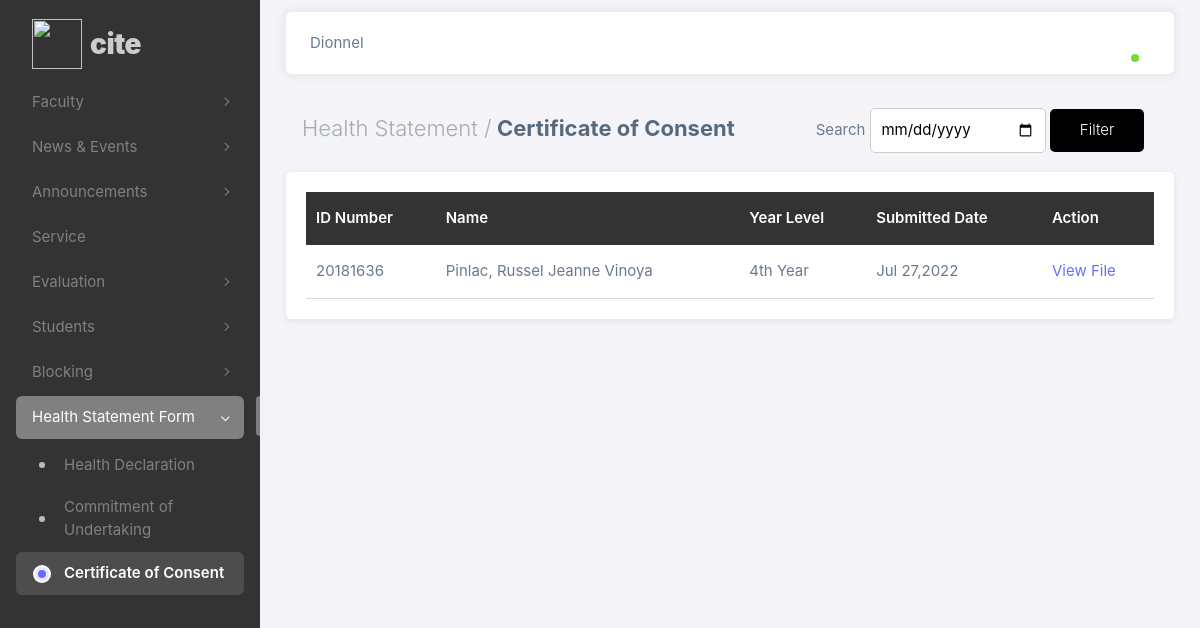
The page /admin/php/certificate_consent.php (signed in) on the database its author committed.
### tables this page shows
CREATE TABLE `commitment_undertaking_tbl` (
  `id` int(11) NOT NULL,
  `student_id` int(11) NOT NULL,
  `signature` varchar(255) NOT NULL,
  `submit_date` date NOT NULL
);

CREATE TABLE `student_pri_info_tbl` (
  `student_id` int(11) NOT NULL,
  `id_number` varchar(20) NOT NULL,
  `yr_lvl` varchar(255) NOT NULL,
  `fname` varchar(255) NOT NULL,
  `mname` varchar(255) NOT NULL,
  `lname` varchar(255) NOT NULL,
  `sname` varchar(255) NOT NULL,
  `province` varchar(255) NOT NULL,
  `city` varchar(255) NOT NULL,
  `barangay` varchar(255) NOT NULL,
  `house_num` varchar(255) NOT NULL,
  `zip_code` varchar(255) NOT NULL,
  `eval_status` varchar(30) NOT NULL,
  `status` varchar(30) NOT NULL,
  `password` varchar(255) NOT NULL
);

### admin/php/certificate_consent.php (the view, shortened to what this page needs)
<?php
if (isset($_SESSION['id']) && isset($_SESSION['username']) && isset($_SESSION['fname'])) {
  $current_time = date("Y-m-d");
?>
<!DOCTYPE html>
<html
  lang="en"
  class="light-style layout-menu-fixed"
  dir="ltr"
  data-theme="theme-default"
  data-assets-path="../assets/"
  data-template="vertical-menu-template-free"
>
  <head>
    <link rel="stylesheet" href="../assets/vendor/fonts/boxicons.css" />
    <link rel="stylesheet" href="../assets/vendor/css/core.css" class="template-customizer-core-css" />
    <link rel="stylesheet" href="../assets/vendor/css/theme-default.css" class="template-customizer-theme-css" />
    <link rel="stylesheet" href="../assets/css/demo.css" />
    <link rel="stylesheet" href="../assets/vendor/libs/perfect-scrollbar/perfect-scrollbar.css" />
    <link rel="stylesheet" href="../assets/vendor/libs/apex-charts/apex-charts.css" />
    <link rel="stylesheet" href="css/cite_theme.css" />
  </head>
  <body>
    <div class="layout-wrapper layout-content-navbar">
      <div class="layout-container">
        <aside id="layout-menu" class="layout-menu menu-vertical menu bg-menu-theme">
          <div class="app-brand demo">
            <a href="faculty.php" class="app-brand-link">
              <span class="app-brand-logo demo">
                <img src="assets/logo.png" style="height: 50px; width: 50px">
              </span>
              <span class="app-brand-text demo menu-text fw-bolder ms-2">CITE</span>
            </a>
          </div>
          <ul class="menu-inner py-1">
            <li class="menu-item">
              <a href="javascript:void(0);" class="menu-link menu-toggle">
                <div data-i18n="Layouts">Faculty</div>
              </a>
            </li>
            <li class="menu-item">
              <a href="javascript:void(0);" class="menu-link menu-toggle">
                <div data-i18n="Layouts">News & Events</div>
              </a>
            </li>
            <li class="menu-item">
              <a href="javascript:void(0);" class="menu-link menu-toggle">
                <div data-i18n="Layouts">Announcements</div>
              </a>
            </li>
            <li class="menu-item">
              <a href="index.html" class="menu-link">
                <div data-i18n="Analytics">Service</div>
              </a>
            </li>
            <li class="menu-item">
              <a href="javascript:void(0);" class="menu-link menu-toggle">
                <div data-i18n="Layouts">Evaluation</div>
              </a>
            </li>
            <li class="menu-item">
              <a href="javascript:void(0);" class="menu-link menu-toggle">
                <div data-i18n="Layouts">Students</div>
              </a>
            </li>
            <li class="menu-item">
              <a href="javascript:void(0);" class="menu-link menu-toggle">
                <div data-i18n="Layouts">Blocking</div>
              </a>
            </li>
            <li class="menu-item active open">
              <a href="javascript:void(0);" class="menu-link menu-toggle">
                <div data-i18n="Layouts">Health Statement Form</div>
              </a>
              <ul class="menu-sub">
                <li class="menu-item">
                  <a href="view_student_hd_forms.php" class="menu-link">
                    <div>Health Declaration</div>
                  </a>
                </li>
                <li class="menu-item">
                  <a href="commitment_undertaking.php" class="menu-link" >
                    <div>Commitment of Undertaking</div>
                  </a>
                </li>
                <li class="menu-item active">
                  <a href="certificate_consent.php" class="menu-link" >
                    <div>Certificate of Consent</div>
                  </a>
                </li>
              </ul>
            </li>
          </ul>
        </aside>
        <div class="layout-page">
          <nav
            class="layout-navbar container-xxl navbar navbar-expand-xl navbar-detached align-items-center bg-navbar-theme"
            id="layout-navbar">
            <div class="navbar-nav-right d-flex align-items-center" id="navbar-collapse">
              <div class="navbar-nav align-items-center">
                <div class="nav-item d-flex align-items-center">
                  <span><?php echo $_SESSION['fname'].' '.$_SESSION['lname'];?></span>
                </div>
              </div>
              <ul class="navbar-nav flex-row align-items-center ms-auto">
                <li class="nav-item navbar-dropdown dropdown-user dropdown">
                  <a class="nav-link dropdown-toggle hide-arrow" href="javascript:void(0);" data-bs-toggle="dropdown">
                    <div class="avatar avatar-online">
                    </div>
                  </a>
                </li>
              </ul>
            </div>
          </nav>
          <div class="content-wrapper">
            <div class="container-xxl flex-grow-1 container-p-y">
              <div class="d-flex flex-wrap">
                <div class="p-2 flex-fill">
                  <h4 class="fw-bold p-2"><span class="text-muted fw-light">Health Statement /</span> Certificate of Consent</h4>
                </div>
                <div class="p-2 flex-fill">
                  <?php
                    include "db_conn.php";
                      $sql = "SELECT
                              student_pri_info_tbl.student_id,
                              student_pri_info_tbl.id_number,
                              student_pri_info_tbl.yr_lvl,
                              student_pri_info_tbl.fname,
                              student_pri_info_tbl.mname,
                              student_pri_info_tbl.lname,
                              student_pri_info_tbl.sname,
                              cert_consent_tbl.*
                              FROM student_pri_info_tbl
                              INNER JOIN cert_consent_tbl ON student_pri_info_tbl.student_id = cert_consent_tbl.student_id LIMIT 10";
                    if (isset($_POST['filter_date_btn'])) {
                      $search = $_POST['search'];
                      $sql = "SELECT
                              student_pri_info_tbl.student_id,
                              student_pri_info_tbl.id_number,
                              student_pri_info_tbl.yr_lvl,
                              student_pri_info_tbl.fname,
                              student_pri_info_tbl.mname,
                              student_pri_info_tbl.lname,
                              student_pri_info_tbl.sname,
                              cert_consent_tbl.*
                              FROM student_pri_info_tbl
                              INNER JOIN cert_consent_tbl ON student_pri_info_tbl.student_id = cert_consent_tbl.student_id
                              WHERE cert_consent_tbl.submit_date = '$search' LIMIT 10";
                              if (empty($search)) {
                                $sql = "SELECT
                                  student_pri_info_tbl.student_id,
                                  student_pri_info_tbl.id_number,
                                  student_pri_info_tbl.yr_lvl,
                                  student_pri_info_tbl.fname,
                                  student_pri_info_tbl.mname,
                                  student_pri_info_tbl.lname,
                                  student_pri_info_tbl.sname,
                                  cert_consent_tbl.*
                                  FROM student_pri_info_tbl
                                  INNER JOIN cert_consent_tbl ON student_pri_info_tbl.student_id = cert_consent_tbl.student_id LIMIT 10";
                              }
                    }
                    else {
                      $search = "";
                      $sql = "SELECT
                              student_pri_info_tbl.student_id,
                              student_pri_info_tbl.id_number,
                              student_pri_info_tbl.yr_lvl,
                              student_pri_info_tbl.fname,
                              student_pri_info_tbl.mname,
                              student_pri_info_tbl.lname,
                              student_pri_info_tbl.sname,
                              commitment_undertaking_tbl.*
                              FROM student_pri_info_tbl
                              INNER JOIN commitment_undertaking_tbl ON student_pri_info_tbl.student_id = commitment_undertaking_tbl.student_id LIMIT 10";
                    }
                    $result = $conn->query($sql);
                  ?>
                  <form method="POST">
                    <label>Search</label><input type="date" class="search" placeholder="Search..." name="search" value="<?php echo $search;?>" max="<?php echo $current_time?>">
                    <button type="submit" name="filter_date_btn" class="main-button">Filter</button>
                  </form>
                </div>
              </div>
              <div class="section-container card">
                <div class="table-wrapper">
                  <table class="table-cite" id="requirement_tbl">
                    <thead>
                      <tr>
                        <th scope="col">ID Number</th>
                        <th scope="col">Name</th>
                        <th scope="col">Year Level</th>
                        <th scope="col">Submitted Date</th>
                        <th scope="col">Action</th>
                      </tr>
                    </thead>
                    <tbody>
                    <?php
                      if($result->num_rows > 0) {
                        while ($row=$result->fetch_assoc()) {
                    ?>
                    <tr>
                      <td><?php echo $row['id_number'];?></td>
                      <td><?php echo $row['lname'].", ".$row['fname']." ".$row['mname']." ".$row['sname'];?></td>
                      <td><?php echo $row['yr_lvl']." Year";?></td>
                      <td><?php $submit_date = $row['submit_date']; echo date("M d,Y", strtotime($submit_date));?></td>
                      <td><a href="view_certificate_consent_form.php?student_id=<?=$row['student_id'];?>">View File</a></td>
                    </tr>
                    <?php
                        }
                      }
                      else {
                        echo "<tr><td colspan='5' style='color: #ff0000;'><center>No forms available</center></td></tr>";
                      }
                    ?>
                    </tbody>
                  </table>
                </div>
              </div>
            </div>
          </div>
        </div>
    </div>
  </body>
</html>
<?php
} else {
  header("Location: index.php");
  exit();
}
?>

### admin/assets/css/demo.css (style rules this page uses)
.menu .app-brand.demo { height: 64px; margin-top: 12px; }
.app-brand-text.demo { font-size: 1.75rem; letter-spacing: -0.5px; text-transform: lowercase; }

### admin/php/css/cite_theme.css (style rules this page uses)
.section-container { background-color: #fff; padding: 20px; border-radius: 5px; }
.table-cite { border-collapse: collapse; width: 100%; overflow-x: auto; }
.table-cite th { padding: 15px 10px; color: #fff; background-color: #333; position: sticky; top: 0; text-align: left; }
.table-cite td { padding: 15px 10px; border-bottom: 1px solid #d9d9d9; }
.main-button { padding: 10px 30px; background-color: #000000; color: #fff; font-size: 15px; font-weight: 300; border: none; border-radius: 5px; }
.search { padding: 10px; display: inline-block; border-radius: 5px; width: 50%; border: 1px solid #cccccc; margin: 0px 0px 0px 5px; }
.table-wrapper { overflow-y: scroll; max-height: 90vh; }

### rows shown on the page
commitment_undertaking_tbl: student.id_number "20181636", student.lname "Pinlac", student.fname "Russel Jeanne", student.mname "Vinoya", student.yr_lvl "4th", submit_date "Jul 27,2022"

### other values the page prints
$_SESSION['fname'] "Dionnel"
